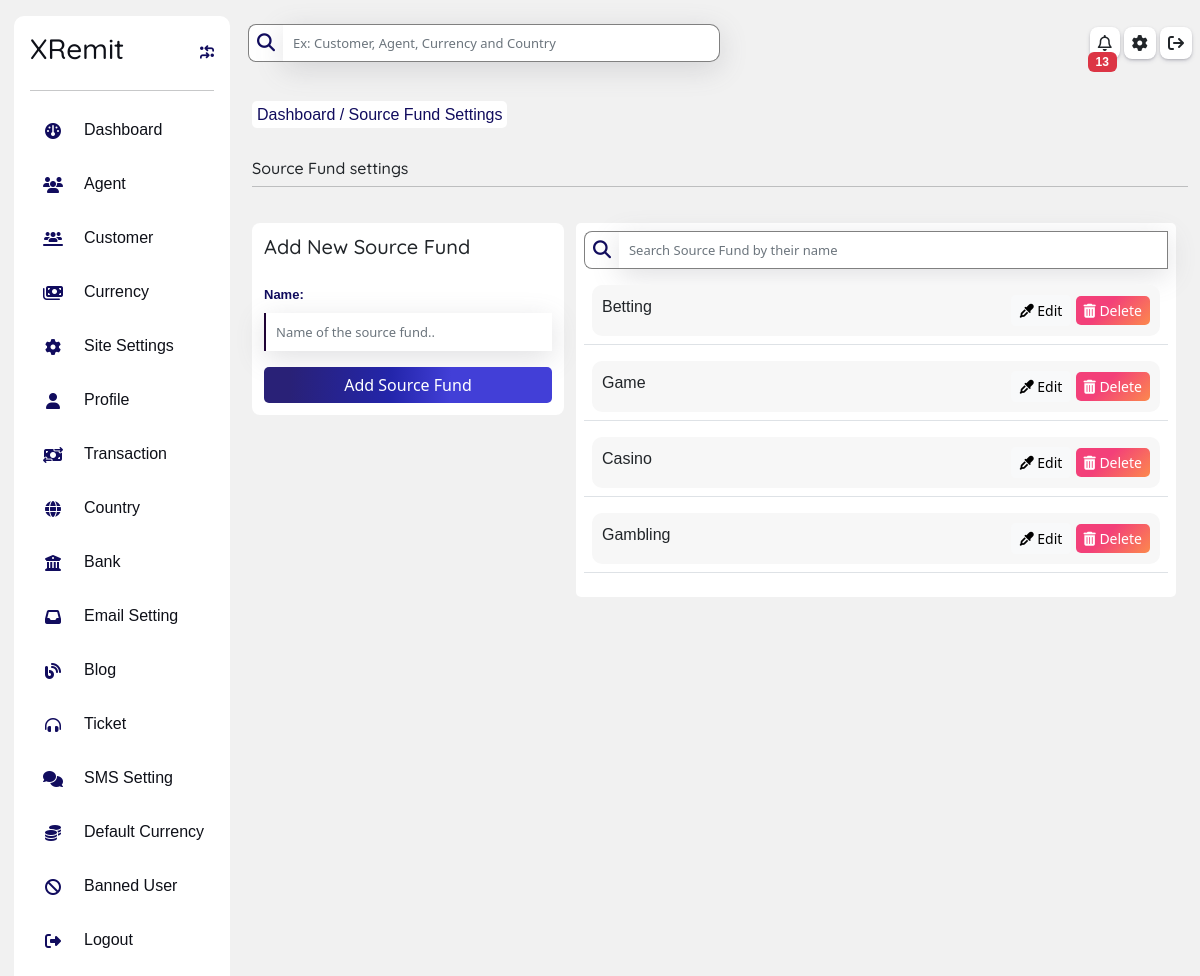
/owner/source-fund-setting, run on the app's committed database.
### homepage/models.py (models this page shows, shortened)
class SourceFund(models.Model):
    name = models.CharField(max_length=300)

### owner/views.py (the view, shortened to what this page needs)
# urls.py: path('source-fund-setting', views.fundView, name = "fund"),
def fundView(request):
    footer = SourceFund.objects.all().order_by('-id')
    form = FundForm()
    dist = {
        'fund':footer,
        'form': form
    }
    noti = notification(request)
    dist.update(noti)
    return render(request, "owner/payment/fund.html", dist)

### owner/forms.py
class FundForm(forms.ModelForm):
    class Meta:
        model = SourceFund
        fields = ('__all__')
        widgets={
            'name': forms.TextInput(attrs = {'class':'form-control mt-2', 'placeholder':'Name of the source fund..'})
        }

### homepage/models.py (called while the page is built)
    def __str__(self):
        return self.name

### owner/views.py (called while the page is built)
def notification(request):
    noti = AdminNotification.objects.filter(seen= False).order_by('-id')
    count = noti.filter(seen= False).count()
    try:
       navbarstatus= request.session['navbar']
    except:
        navbarstatus= 'big'
    li = {
        'noti':noti,
        'noti_count':count,
        'navbarstatus':navbarstatus
    }
    return li

### template/owner/payment/fund.html (shortened to what this page needs)
{% extends 'owner/dashboard.html' %}
{% load static %}
{% block inside %}
<div class="row p-0 m-0 mt-3">
    <div class="mt-3 mb-3">
      <span class="breadcum">
        <a href="{%url 'owner:dashboard'%}">
            Dashboard
        </a>/
        Source Fund Settings
      </span>
    </div>
    <div class="row m-0  mt-3">
        <h6 class="p-0">
            Source Fund settings
        </h6>
        <hr>
        <div class="row p-0 m-0 mt-3">
            <div class="col-lg-4 col-12 m-0 p-0 mt-1">
                <div id="login-card" class="p-1">
                    <h5 class="m-2">Add New Source Fund</h5>
                    <form action="" method="post" class="p-2">
                        <div class="row p-0 m-0">
                            {{form}}
                            <button class="btn btn-primary mt-3" type="submit">
                                Add Source Fund
                            </button>
                        </div>
                    </form>
                </div>
            </div>
            <div class="col-lg-8 col-12 mt-1 ">
                <div class="p-2 card">
                    <div class="login-flex d-flex my-auto" style="width: 100%;">
                        <i class="fa fa-magnifying-glass my-auto p-2"></i>
                        <input type="text" name="search"  id="search" onkeyup="SearchName()" class="form-control"  placeholder="Search Source Fund by their name" required id="">
                    </div>
                    <table class="table border-1">
                        <tbody>
                            {% for i in fund  %}
                            <tr>
                                <td>
                                    <div class="item-list-div mt-2 p-1">
                                        <div class="d-flex justify-content-between">
                                                <div class="m-0">
                                                    <p class="p-0 m-0">
                                                        {{i.name}}
                                                    </p>
                                                </div>
                                                <div class="my-auto">
                                                    <button class="btn btn-sm btn-light" data-bs-toggle="modal" data-bs-target="#exampleModalEdit{{i.id}}">
                                                        <i class="fa fa-eye-dropper"></i>
                                                        Edit
                                                    </button>
                                                    <button class="btn btn-sm btn-danger" data-bs-toggle="modal" data-bs-target="#exampleModal{{i.id}}">
                                                        <i class="fa fa-trash-alt"></i>
                                                        Delete
                                                    </button>
                                                </div>
                                        </div>
                                    </div>
                                </td>
                            </tr>
                            {% endfor %}
                        </tbody>
                    </table>
                </div>
            </div>
        </div>
    </div>
</div>
{% endblock inside %}

### static/css/style.css (style rules this page uses)
.btn-primary { background-image: linear-gradient(92.88deg, #292177 9.16%, #2325aa 43.89%, #423fd7 64.72%); border-radius: 5px; border-style: none; color: #FFFFFF; cursor: pointer; font-weight: 500; text-align: center; transition: all .5s; }
.btn-danger { align-items: center; background-image: linear-gradient(135deg, #f34079 40%, #fc894d); border: 0; border-radius: 5px; box-sizing: border-box; color: #fff; cursor: pointer; }
.form-control { color: rgb(31, 3, 54); font-size: 13px; border: none; border-left:2px solid rgb(31, 3, 54); height: 38px; background-color: white; box-shadow: rgba(100, 100, 111, 0.2) 0px 7px 29px 0px; padding: 10px; border-radius: 0px; }
.card { border-radius: 5px; border: none!important; }
h1, h2, h3, h4, h5, h6 { font-family: 'Quicksand', sans-serif; }
body { background-color: #f1f1f1; }
#login-card { background-color: rgb(255, 255, 255); border-radius: 8px; }
.login-flex i { background-color: white; font-size: 18px; height: 38px; border-left: 1px solid grey; border-top: 1px solid grey; border-bottom: 1px solid grey; color: #110c5e; border-top-left-radius: 8px; border-bottom-left-radius: 8px; box-shadow: rgb(rgb(1rgb(169, 169, 169)84, 184), rgb(141rgb(92, 92, 92)1, 141), #1e1780); }
.breadcum { padding: 5px; font-weight:300; background-color: rgb(255, 255, 255); color: #110c5e; border-radius: 5px; box-shadow: rgba(50, 50, 93, 0.25) 0px 50px 100px -20px, rgba(0, 0, 0, 0.3) 0px 30px 60px -30px; }
.item-list-div { background-color: #f7f7f7; padding: 10px!important; border-radius: 10px; }
#search { border: none; border-right: 1px solid grey; border-top: 1px solid grey; border-bottom: 1px solid grey; border-bottom-left-radius: 0px; border-top-left-radius: 0px; }
label { color: #110c5e; font-size: 13px; font-family:sans-serif; font-weight: bold; margin-top: 10px!important; }

### template/owner/payment/fund.html (style rules this page uses)
label { padding: 0px!important; }

### data on the page
SourceFund: name "Betting"
SourceFund: name "Game"
SourceFund: name "Casino"
SourceFund: name "Gambling"

### other printed values
{{ noti_count }} "13"
